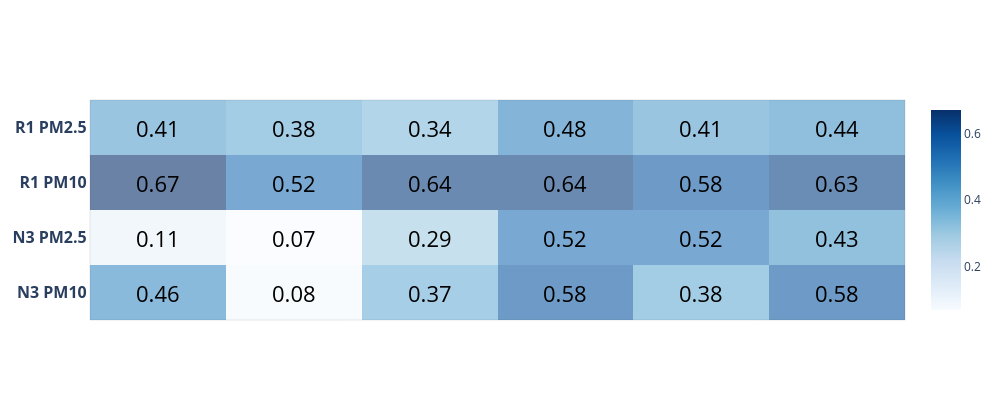

The notebook cell saved with this chart:
### Code cell
import plotly.graph_objects as go
from functools import reduce
from itertools import product

z=[ [R2_lab_O3,R2_lr_O3 , R2_svr_O3, R2_rf_O3, R2_ann_O3,R2_xgb_O3],
   [R2_lab_SO2,R2_lr_SO2 , R2_svr_SO2, R2_rf_SO2, R2_ann_SO2,R2_xgb_SO2],
   [R2_lab_NO2,R2_lr_NO2 , R2_svr_NO2, R2_rf_NO2, R2_ann_NO2,R2_xgb_NO2],
   [R2_lab_CO,R2_lr_CO , R2_svr_CO, R2_rf_CO, R2_ann_CO,R2_xgb_CO]]
x=['<b>LAB</b>', '<b>LR</b>', '<b>SVR</b>', '<b>RF</b>', '<b>ANN</b>','<b>XGBoost</b>']
y=['<b>N3 PM10</b>', '<b>N3 PM2.5</b>', 
   '<b>R1 PM10</b>','<b>R1 PM2.5</b>']

def get_anno_text(z_value):
    annotations=[]
    a, b = len(z_value), len(z_value[0])
    flat_z = reduce(lambda x,y: x+y, z_value) # z_value.flat if you deal with numpy
    coords = product(range(a), range(b))
    for pos, elem in zip(coords, flat_z):
        annotations.append({'font': {'color': 'black'},
                    'showarrow': False,
                    'text': str(elem),
                    'x': pos[1],
                    'y': pos[0],
                         'font.size':22  } )
    return annotations

fig = go.Figure(data=go.Heatmap(
                   z=z,
                   x=x,
                   y=y,
    name='k kkkkkkkk',
    #showlegend=True,
    #colorbar=dict(title='Pearson r levels'),
  
                   hoverongaps = True, colorscale ='blues' ,opacity=0.6))#matter#

fig.update_layout(title={'text': "",
        'y':0.8,
        'x':0.5,
        'xanchor': 'center',
        'yanchor': 'top'},
                  plot_bgcolor='rgba(0,0,0,0)', 
    annotations = get_anno_text(z),
                 width=1000,
height=400,xaxis={'side': 'top'})           
fig.update_xaxes(tickfont = dict(size=16),linewidth=0.1, linecolor='black',
                 mirror=True, showticklabels=False)
fig.update_yaxes(tickfont = dict(size=16),linewidth=0.1, linecolor='black',
        
                 mirror=True)
fig.write_image("Opc_R2_summary.pdf")
fig.show()

### Figure 1 — Plotly figure (JSON) as saved in the notebook; plotly's stock layout.template omitted (floating-point values rounded to 4 significant figures)
{"data": [{"colorscale": [[0, "rgb(247,251,255)"], [0.125, "rgb(222,235,247)"], [0.25, "rgb(198,219,239)"], [0.375, "rgb(158,202,225)"], [0.5, "rgb(107,174,214)"], [0.625, "rgb(66,146,198)"], [0.75, "rgb(33,113,181)"], [0.875, "rgb(8,81,156)"], [1, "rgb(8,48,107)"]], "hoverongaps": true, "name": "k kkkkkkkk", "opacity": 0.6, "type": "heatmap", "x": ["<b>LAB</b>", "<b>LR</b>", "<b>SVR</b>", "<b>RF</b>", "<b>ANN</b>", "<b>XGBoost</b>"], "y": ["<b>N3 PM10</b>", "<b>N3 PM2.5</b>", "<b>R1 PM10</b>", "<b>R1 PM2.5</b>"], "z": [[0.46, 0.08, 0.37, 0.58, 0.38, 0.58], [0.11, 0.07, 0.29, 0.52, 0.52, 0.43], [0.67, 0.52, 0.64, 0.64, 0.58, 0.63], [0.41, 0.38, 0.34, 0.48, 0.41, 0.44]]}], "layout": {"annotations": [{"font": {"color": "black", "size": 22}, "showarrow": false, "text": "0.46", "x": 0, "y": 0}, {"font": {"color": "black", "size": 22}, "showarrow": false, "text": "0.08", "x": 1, "y": 0}, {"font": {"color": "black", "size": 22}, "showarrow": false, "text": "0.37", "x": 2, "y": 0}, {"font": {"color": "black", "size": 22}, "showarrow": false, "text": "0.58", "x": 3, "y": 0}, {"font": {"color": "black", "size": 22}, "showarrow": false, "text": "0.38", "x": 4, "y": 0}, {"font": {"color": "black", "size": 22}, "showarrow": false, "text": "0.58", "x": 5, "y": 0}, {"font": {"color": "black", "size": 22}, "showarrow": false, "text": "0.11", "x": 0, "y": 1}, {"font": {"color": "black", "size": 22}, "showarrow": false, "text": "0.07", "x": 1, "y": 1}, {"font": {"color": "black", "size": 22}, "showarrow": false, "text": "0.29", "x": 2, "y": 1}, {"font": {"color": "black", "size": 22}, "showarrow": false, "text": "0.52", "x": 3, "y": 1}, {"font": {"color": "black", "size": 22}, "showarrow": false, "text": "0.52", "x": 4, "y": 1}, {"font": {"color": "black", "size": 22}, "showarrow": false, "text": "0.43", "x": 5, "y": 1}, {"font": {"color": "black", "size": 22}, "showarrow": false, "text": "0.67", "x": 0, "y": 2}, {"font": {"color": "black", "size": 22}, "showarrow": false, "text": "0.52", "x": 1, "y": 2}, {"font": {"color": "black", "size": 22}, "showarrow": false, "text": "0.64", "x": 2, "y": 2}, {"font": {"color": "black", "size": 22}, "showarrow": false, "text": "0.64", "x": 3, "y": 2}, {"font": {"color": "black", "size": 22}, "showarrow": false, "text": "0.58", "x": 4, "y": 2}, {"font": {"color": "black", "size": 22}, "showarrow": false, "text": "0.63", "x": 5, "y": 2}, {"font": {"color": "black", "size": 22}, "showarrow": false, "text": "0.41", "x": 0, "y": 3}, {"font": {"color": "black", "size": 22}, "showarrow": false, "text": "0.38", "x": 1, "y": 3}, {"font": {"color": "black", "size": 22}, "showarrow": false, "text": "0.34", "x": 2, "y": 3}, {"font": {"color": "black", "size": 22}, "showarrow": false, "text": "0.48", "x": 3, "y": 3}, {"font": {"color": "black", "size": 22}, "showarrow": false, "text": "0.41", "x": 4, "y": 3}, {"font": {"color": "black", "size": 22}, "showarrow": false, "text": "0.44", "x": 5, "y": 3}], "height": 400, "plot_bgcolor": "rgba(0,0,0,0)", "title": {"text": "", "x": 0.5, "xanchor": "center", "y": 0.8, "yanchor": "top"}, "width": 1000, "xaxis": {"linecolor": "black", "linewidth": 0.1, "mirror": true, "showticklabels": false, "side": "top", "tickfont": {"size": 16}}, "yaxis": {"linecolor": "black", "linewidth": 0.1, "mirror": true, "tickfont": {"size": 16}}}}
